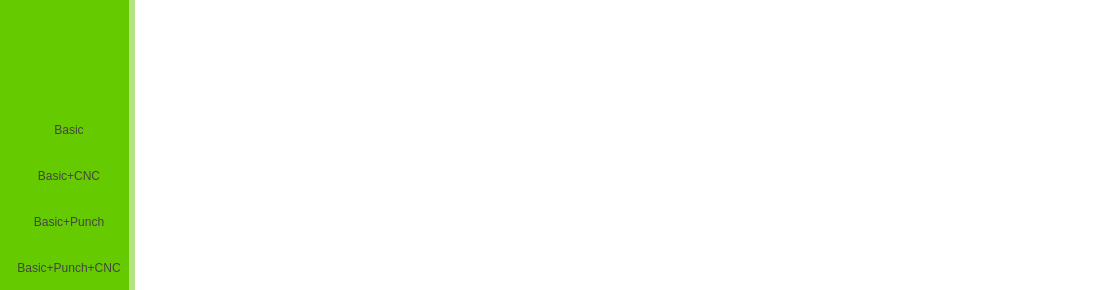
         <widget class="QWidget" name="line_page">
          <property name="styleSheet">
           <string notr="true"/>
          </property>
          <layout class="QGridLayout" name="gridLayout_8">
           <property name="leftMargin">
            <number>0</number>
           </property>
           <property name="topMargin">
            <number>0</number>
           </property>
           <property name="rightMargin">
            <number>0</number>
           </property>
           <property name="bottomMargin">
            <number>0</number>
           </property>
           <item row="0" column="0">
            <widget class="QWidget" name="widget_4" native="true">
             <property name="styleSheet">
              <string notr="true">background-color:#b2e580;</string>
             </property>
             <layout class="QHBoxLayout" name="horizontalLayout_33">
              <property name="leftMargin">
               <number>0</number>
              </property>
              <property name="topMargin">
               <number>0</number>
              </property>
              <property name="rightMargin">
               <number>0</number>
              </property>
              <property name="bottomMargin">
               <number>0</number>
              </property>
              <item>
               <widget class="QWidget" name="line_production_widget_btns" native="true">
                <property name="styleSheet">
                 <string notr="true">QWidget{
background-color: #65ca00;

}

QPushButton{
border:none;
padding-right:8px;
padding-top:6px;
padding-bottom:6px;
padding-left:8px;
border-top-left-radius:6px;
border-bottom-left-radius:6px;
color:#444;

}

QPushButton:checked{
background-color:#b2e580;
color:#444;



}</string>
                </property>
                <layout class="QVBoxLayout" name="verticalLayout_10">
                 <property name="rightMargin">
                  <number>0</number>
                 </property>
                 <item>
                  <spacer name="verticalSpacer_14">
                   <property name="orientation">
                    <enum>Qt::Vertical</enum>
                   </property>
                   <property name="sizeHint" stdset="0">
                    <size>
                     <width>20</width>
                     <height>108</height>
                    </size>
                   </property>
                  </spacer>
                 </item>
                 <item>
                  <layout class="QVBoxLayout" name="verticalLayout_9">
                   <property name="spacing">
                    <number>20</number>
                   </property>
                   <item>
                    <widget class="QPushButton" name="basic_btn_lp">
                     <property name="cursor">
                      <cursorShape>PointingHandCursor</cursorShape>
                     </property>
                     <property name="text">
                      <string>Basic</string>
                     </property>
                     <property name="checkable">
                      <bool>true</bool>
                     </property>
                     <property name="autoExclusive">
                      <bool>true</bool>
                     </property>
                    </widget>
                   </item>
                   <item>
                    <widget class="QPushButton" name="basic_cnc_lp">
                     <property name="cursor">
                      <cursorShape>PointingHandCursor</cursorShape>
                     </property>
                     <property name="text">
                      <string>Basic+CNC</string>
                     </property>
                     <property name="checkable">
                      <bool>true</bool>
                     </property>
                     <property name="autoExclusive">
                      <bool>true</bool>
                     </property>
                    </widget>
                   </item>
                   <item>
                    <widget class="QPushButton" name="basic_punch_lp">
                     <property name="cursor">
                      <cursorShape>PointingHandCursor</cursorShape>
                     </property>
                     <property name="text">
                      <string>Basic+Punch</string>
                     </property>
                     <property name="checkable">
                      <bool>true</bool>
                     </property>
                     <property name="autoExclusive">
                      <bool>true</bool>
                     </property>
                    </widget>
                   </item>
                   <item>
                    <widget class="QPushButton" name="basic_punch_cnc_lp">
                     <property name="cursor">
                      <cursorShape>PointingHandCursor</cursorShape>
                     </property>
                     <property name="text">
                      <string>Basic+Punch+CNC</string>
                     </property>
                     <property name="checkable">
                      <bool>true</bool>
                     </property>
                     <property name="autoExclusive">
                      <bool>true</bool>
                     </property>
                    </widget>
                   </item>
                  </layout>
                 </item>
                </layout>
               </widget>
              </item>
              <item>
               <layout class="QVBoxLayout" name="verticalLayout_22" stretch="2,0">
                <property name="spacing">
                 <number>0</number>
                </property>
                <item>
                 <widget class="QWidget" name="line_production_widget" native="true">
                  <property name="minimumSize">
                   <size>
                    <width>0</width>
                    <height>0</height>
                   </size>
                  </property>
                  <property name="styleSheet">
                   <string notr="true">background-color: rgb(255, 255, 255);</string>
                  </property>
                 </widget>
                </item>
                <item>
                 <widget class="QWidget" name="lp_print_btn_wid" native="true">
                  <property name="styleSheet">
                   <string notr="true">background-color: rgb(255, 255, 255);</string>
                  </property>
                  <layout class="QHBoxLayout" name="horizontalLayout_22">
                   <item>
                    <spacer name="horizontalSpacer_2">
                     <property name="orientation">
                      <enum>Qt::Horizontal</enum>
                     </property>
                     <property name="sizeHint" stdset="0">
                      <size>
                       <width>920</width>
                       <height>20</height>
                      </size>
                     </property>
                    </spacer>
                   </item>
                   <item>
                    <widget class="QPushButton" name="print_lp_btn">
                     <property name="minimumSize">
                      <size>
                       <width>40</width>
                       <height>40</height>
                      </size>
                     </property>
                     <property name="maximumSize">
                      <size>
                       <width>40</width>
                       <height>40</height>
                      </size>
                     </property>
                     <property name="styleSheet">
                      <string notr="true">QPushButton{

border:none;



}
</string>
                     </property>
                     <property name="text">
                      <string/>
                     </property>
                     <property name="icon">
                      <iconset resource="../../assets/resources.qrc">
                       <normaloff>:/newPrefix/icons/print.png</normaloff>:/newPrefix/icons/print.png</iconset>
                     </property>
                     <property name="iconSize">
                      <size>
                       <width>25</width>
                       <height>25</height>
                      </size>
                     </property>
                    </widget>
                   </item>
                  </layout>
                 </widget>
                </item>
               </layout>
              </item>
             </layout>
            </widget>
           </item>
          </layout>
         </widget>
